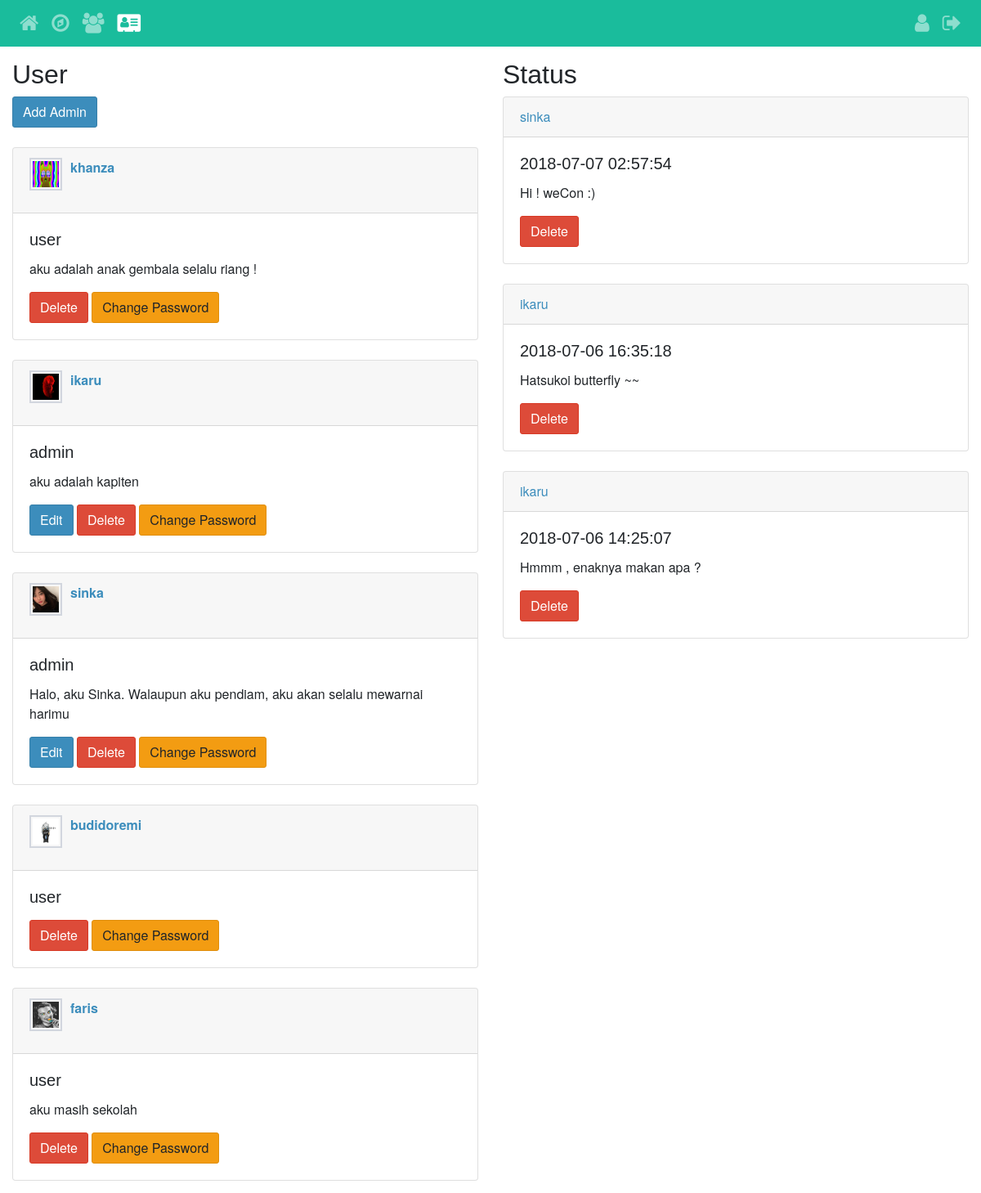
The app's page /admin.php (signed in) with its own data.
### tables this page shows
CREATE TABLE `user` (
  `id` int(11) NOT NULL,
  `username` varchar(30) NOT NULL,
  `password` varchar(30) NOT NULL,
  `email` varchar(30) NOT NULL,
  `picture` text DEFAULT NULL,
  `bio` text DEFAULT NULL,
  `fname` varchar(30) NOT NULL,
  `lname` varchar(30) NOT NULL,
  `role` enum('admin','user') NOT NULL
);

CREATE TABLE `status` (
  `s_id` int(11) NOT NULL,
  `user_id` int(11) NOT NULL,
  `status_time` timestamp NOT NULL DEFAULT current_timestamp() ON UPDATE current_timestamp(),
  `status_content` text NOT NULL
);

### admin.php (the view, shortened to what this page needs)
<?php
include("config.php");
?>
<html>
<head>
    <link rel="stylesheet" href="css/style.css">
    <link rel="stylesheet" href="css/bootstrap.css" />
    <link rel="stylesheet" href="https://cdnjs.cloudflare.com/ajax/libs/font-awesome/4.7.0/css/font-awesome.min.css">
    <link rel="stylesheet" href="css/AdminLTE.min.css">
</head>
<body>
<header>
    <nav class="navbar navbar-expand-md navbar-dark " style="background: #1abc9c;">
        <div class="collapse navbar-collapse row" style="font-size: 25px;">
            <div class="col-10">
                <ul class="navbar-nav">
                    <li class="nav-item "><a href="index.php" data-toggle="tooltip" title="Home" class="nav-link"><i class="fa fa-home" aria-hidden="true"></i>
                        </a></li>
                    <li class="nav-item"><a href="explore.php"  data-toggle="tooltip" title="Explore" class="nav-link"><i class="fa fa-compass" aria-hidden="true"></i>
                        </a></li>
                    <li class="nav-item"><a href="friend.php" data-toggle="tooltip" title="Friends" class="nav-link"><i class="fa fa-users" aria-hidden="true"></i>
                        </a></li>
                    <?php
                    if ($_SESSION['role']=="admin"){
                        ?>
                        <li class="nav-item  active"><a href="admin.php"  data-toggle="tooltip" title="Admin"  class="nav-link"><i class="fa fa-address-card" aria-hidden="true"></i>
                            </a></li>
                        <?php
                    }
                    ?>
                </ul>
            </div>
            <div class="col-2">
                <ul class="navbar-nav float-right">
                    <li class="nav-item"><a  href="user.php?username=<?php echo $_SESSION['username']; ?>" data-toggle="tooltip" title="My Account"  class="nav-link"><i class="fa fa-user" aria-hidden="true"></i>
                        </a></li>
                    <li class="nav-item"> <a href="logout.php" data-toggle="tooltip" title="Logout" class="nav-link"><i class="fa fa-sign-out" aria-hidden="true"></i>
                        </a> </li>
                </ul>
            </div>
        </div>
    </nav>
</header>
<div class="content">
    <div class="row">
        <div class="col-6">
            <h2>User</h2>
            <a href="add_admin.php" class="btn btn-primary">Add Admin</a>
            <br>
            <?php
                $sql = "SELECT * FROM user";
                $result = mysqli_query($db,$sql);
                while ($show = mysqli_fetch_array($result)) {
                    ?>
                    <br>
                    <div class="card">
                        <div class="card-header">
                            <div class="post">
                                <?php
                                    if ($show['picture']!=null){
                                        ?>
                                            <div class="user-block">
                                                <img class="img-circle img-bordered-sm" src="img/<?php echo $show['picture']?>" alt="user image">
                                                <span class="username">
                                                   <a href="user.php?username=<?php echo $show['username']; ?>"><?php echo $show['username']; ?> </a>
                                            </span>
                                            </div>
                                <?php
                                    }else{
                                    ?>
                                         <a href="user.php?username=<?php echo $show['username']; ?>"><?php echo $show['username']; ?> </a>
                                <?php
                                    }
                                ?>
                            </div>
                        </div>
                        <div class="card-body">
                            <h5 class="card-title"><?php echo $show['role']; ?> </h5>
                            <p class="card-text"><?php echo $show['bio']; ?> </p>
                            <?php
                            if ($show['role'] == 'admin'){
                                ?>
                                <a href="edit_profile_admin.php?id=<?php echo $show['id']?>" class="btn btn-primary">Edit</a>
                                <?php
                            }
                            ?>
                            <a href="delete_user.php?id=<?php echo $show['id']?>" class="btn btn-danger">Delete</a>
                            <a href="edit_pass_admin.php?id=<?php echo $show['id']?>" class="btn btn-warning">Change Password</a>
                        </div>
                    </div>
                    <?php
                }
            ?>
        </div>
        <div class="col-6">
            <h2>Status</h2>
            <?php
            $sql = "SELECT * FROM `status` join user on status.user_id = user.id ORDER BY status_time desc ";
            $result = mysqli_query($db,$sql);
            while ($show = mysqli_fetch_array($result)) {
                ?>
                <div class="card">
                    <div class="card-header">
                        <a href="user.php?username=<?php echo $show['username']; ?>"><?php echo $show['username']; ?> </a>
                    </div>
                    <div class="card-body">
                        <h5 class="card-title"><?php echo $show['status_time']; ?> </h5>
                        <p class="card-text"><?php echo $show['status_content']; ?> </p>
                        <a href="delete_post_admin.php?id=<?php echo $show['s_id']?>" class="btn btn-danger">Delete</a>
                    </div>
                </div>
                <br>
                <?php
            }
            ?>
        </div>
    </div>
</div>
</body>
</html>

### css/style.css (style rules this page uses)
body { margin: 0; font-family: 'Lucida Grande', tahoma,verdana,arial,sans-serif; line-height: 1.28; }

### records on screen
user: picture (placeholder picture), username "khanza", role "user", bio "aku adalah anak gembala selalu riang !"
user: picture (picture), username "ikaru", role "admin", bio "aku adalah kapiten"
user: picture (picture), username "sinka", role "admin", bio "Halo, aku Sinka. Walaupun aku pendiam, aku akan selalu mewarnai harimu"
user: picture (picture), username "budidoremi", role "user"
user: picture (picture), username "faris", role "user", bio "aku masih sekolah"
status: user.username "sinka", status_time "2018-07-07 02:57:54", status_content "Hi ! weCon :)"
status: user.username "ikaru", status_time "2018-07-06 16:35:18", status_content "Hatsukoi butterfly ~~"
status: user.username "ikaru", status_time "2018-07-06 14:25:07", status_content "Hmmm , enaknya makan apa ?"
